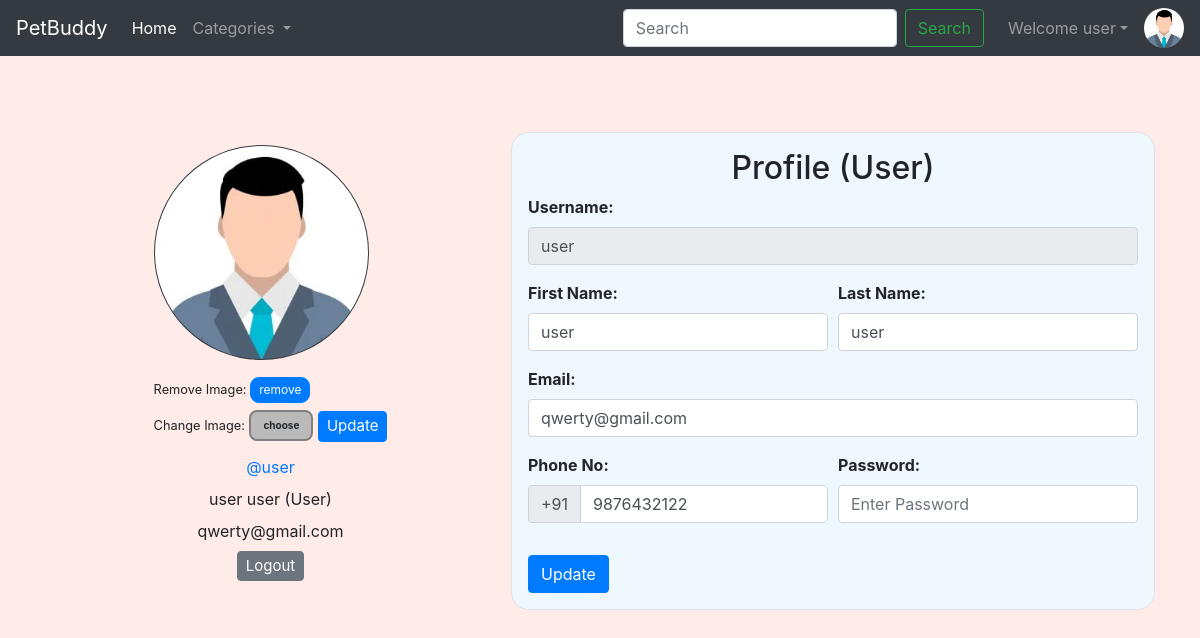
Screenshot of /viewProfile.php (signed in) with the database file from the repository.
### tables this page shows
CREATE TABLE `sitedetail` (
  `tempId` int(11) NOT NULL,
  `systemName` varchar(50) DEFAULT NULL,
  `email` varchar(35) NOT NULL,
  `contact1` bigint(21) NOT NULL,
  `contact2` bigint(21) DEFAULT NULL COMMENT 'Optional',
  `address` text NOT NULL,
  `dateTime` datetime NOT NULL DEFAULT current_timestamp()
);

CREATE TABLE `users` (
  `id` int(21) NOT NULL,
  `username` varchar(21) NOT NULL,
  `firstName` varchar(21) NOT NULL,
  `lastName` varchar(21) NOT NULL,
  `email` varchar(35) NOT NULL,
  `phone` bigint(20) NOT NULL,
  `userType` enum('0','1') NOT NULL DEFAULT '0' COMMENT '0=user\r\n1=admin',
  `password` varchar(255) NOT NULL,
  `joinDate` datetime NOT NULL DEFAULT current_timestamp()
);

### viewProfile.php (the view, shortened to what this page needs)
<!DOCTYPE HTML>
<html lang="en">
<head>
    <link rel="stylesheet" href="https://stackpath.bootstrapcdn.com/bootstrap/4.2.1/css/bootstrap.min.css">
    <link rel="stylesheet" href="https://stackpath.bootstrapcdn.com/bootstrap/4.3.1/css/bootstrap.min.css">
    <link rel="stylesheet" href="https://use.fontawesome.com/releases/v5.7.2/css/all.css">
</head>
<body>
    <?php include 'partials/_dbconnect.php';?>
    <?php require 'partials/_nav.php' ?>
    <?php
        if($loggedin) {
    ?>
    <div class="container">
        <?php
            $sql = "SELECT * FROM users WHERE id='$userId'";
            $result = mysqli_query($conn, $sql);
            $row=mysqli_fetch_assoc($result);
            $username = $row['username'];
            $firstName = $row['firstName'];
            $lastName = $row['lastName'];
            $email = $row['email'];
            $phone = $row['phone'];
            $userType = $row['userType'];
            if($userType == 0) {
                $userType = "User";
            }
            else {
                $userType = "Admin";
            }
        ?>
        <div class="row align-items-center mr-0">
            <div class=" p-3 mb-3" style="display: flex;justify-content: center;width: 28%;border-radius: 50px;margin: 0 auto;">
                <div class="user-info">
                    <img class="rounded-circle mb-3 bg-dark" src="img/person-<?php echo $userId; ?>.jpg" onError="this.src = 'img/profilePic.jpg'" style="width:215px;height:215px;padding:1px;">
                    <form action="partials/_manageProfile.php" method="POST">
                        <small>Remove Image: </small><button type="submit" class="btn btn-primary" name="removeProfilePic" style="font-size: 12px;padding: 3px 8px;border-radius: 9px;">remove</button>
                    </form>
                    <form action="partials/_manageProfile.php" method="POST" enctype="multipart/form-data" style="margin-top: 7px;">
                        <div class="upload-btn-wrapper">
                            <small>Change Image:</small>
                            <button class="btn upload">choose</button>
                        </div>
                        <button type="submit" name="updateProfilePic" class="btn btn-primary" style="margin-top: -20px;font-size: 15px;padding: 3px 8px;">Update</button>
                    </form>
                    <ul class="meta list list-unstyled" style="text-align:center;">
                        <li class="username my-2"><a href="viewProfile.php">@<?php echo $username ?></a></li>
                        <li class="name"><?php echo $firstName." ".$lastName; ?>
                            <label class="label label-info">(<?php echo $userType ?>)</label>
                        </li>
                        <li class="email"><?php echo $email ?></li>
                        <li class="my-2"><a href="partials/_logout.php"><button class="btn btn-secondary" style="font-size: 15px;padding: 3px 8px;">Logout</button></a></li>
                    </ul>
                </div>
            </div>
            <div class="content-panel mb-3" style="display: flex;justify-content: center;">
                <div class="border p-3" style="border: 2px solid rgba(0, 0, 0, 0.1);border-radius: 1.1rem;background-color: aliceblue;">
                    <h2 class="title text-center">Profile<span class="pro-label label label-warning"> (<?php echo $userType ?>)</span></h2>
                    <form action="partials/_manageProfile.php" method="post">
                        <div class="form-group">
                            <b><label for="username">Username:</label></b>
                            <input class="form-control" id="username" name="username" type="text" disabled value="<?php echo $username ?>">
                        </div>
                        <div class="form-row">
                        <div class="form-group col-md-6">
                            <b><label for="firstName">First Name:</label></b>
                            <input type="text" class="form-control" id="firstName" name="firstName" placeholder="First Name" required value="<?php echo $firstName ?>">
                        </div>
                        <div class="form-group col-md-6">
                            <b><label for="lastName">Last Name:</label></b>
                            <input type="text" class="form-control" id="lastName" name="lastName" placeholder="Last name" required value="<?php echo $lastName ?>">
                        </div>
                        </div>
                        <div class="form-group">
                            <b><label for="email">Email:</label></b>
                            <input type="email" class="form-control" id="email" name="email" placeholder="Enter Your Email" required value="<?php echo $email ?>">
                        </div>
                        <div class="form-row">
                            <div class="form-group  col-md-6">
                                <b><label for="phone">Phone No:</label></b>
                                <div class="input-group mb-3">
                                    <div class="input-group-prepend">
                                        <span class="input-group-text" id="basic-addon">+91</span>
                                    </div>
                                    <input type="tel" class="form-control" id="phone" name="phone" placeholder="Enter Your Phone Number" required pattern="[0-9]{10}" maxlength="10" value="<?php echo $phone ?>">
                                </div>
                            </div>
                            <div class="form-group  col-md-6">
                                <b><label for="password">Password:</label></b>
                                <input class="form-control" id="password" name="password" placeholder="Enter Password" type="password" required minlength="4" maxlength="21" data-toggle="password">
                            </div>
                        </div>
                        <button type="submit" name="updateProfileDetail" class="btn btn-primary">Update</button>
                    </form>
                </div>
            </div>
        </div>
    </div>
    <?php
        }
    ?>
</body>
</html>

### partials/_nav.php (shortened to what this page needs)
<?php
if(isset($_SESSION['loggedin']) && $_SESSION['loggedin']==true){
  $loggedin= true;
  $userId = $_SESSION['userId'];
  $username = $_SESSION['username'];
}
else{
  $loggedin = false;
  $userId = 0;
}
$sql = "SELECT * FROM `sitedetail`";
$result = mysqli_query($conn, $sql);
$row = mysqli_fetch_assoc($result);
$systemName = $row['systemName'];
echo '<nav class="navbar navbar-expand-lg navbar-dark bg-dark">
      <a class="navbar-brand" href="index.php">'.$systemName.'</a>
      <button class="navbar-toggler bg-dark" type="button" data-toggle="collapse" data-target="#navbarSupportedContent" aria-controls="navbarSupportedContent" aria-expanded="false" aria-label="Toggle navigation">
        <span class="navbar-toggler-icon"></span>
      </button>
      <div class="collapse navbar-collapse" id="navbarSupportedContent">
        <ul class="navbar-nav mr-auto">
          <li class="nav-item active">
            <a class="nav-link" href="index.php">Home <span class="sr-only">(current)</span></a>
          </li>
          <li class="nav-item dropdown">
            <a class="nav-link dropdown-toggle" href="#" id="navbarDropdown" role="button" data-toggle="dropdown" aria-haspopup="true" aria-expanded="false">
              Categories
            </a>
            <div class="dropdown-menu" aria-labelledby="navbarDropdown">';
            echo '</div>
          </li>
        <!--   <li class="nav-item">
            <a class="nav-link" href="viewOrder.php">Your Orders</a>
          </li>
         <li class="nav-item">
            <a class="nav-link" href="about.php">About Us</a>
          </li>
          <li class="nav-item">
            <a class="nav-link" href="contact.php">Contact Us</a>
          </li>-->
        </ul>
        <form method="get" action="/OnlineOrdering/search.php" class="form-inline my-2 my-lg-0 mx-3">
          <input class="form-control mr-sm-2" type="search" name="search" id="search" placeholder="Search" aria-label="Search" required>
          <button class="btn btn-outline-success my-2 my-sm-0" type="submit">Search</button>
        </form>';
        if($loggedin){
          echo '<ul class="navbar-nav mr-2">
            <li class="nav-item dropdown">
              <a class="nav-link dropdown-toggle" href="#" id="navbarDropdown" role="button" data-toggle="dropdown"> Welcome ' .$username. '</a>
              <div class="dropdown-menu" aria-labelledby="navbarDropdown">
                <a class="dropdown-item" href="partials/_logout.php">Logout</a>
              </div>
            </li>
          </ul>
          <div class="text-center image-size-small position-relative">
            <a href="viewProfile.php"><img src="img/person-' .$userId. '.jpg" class="rounded-circle" onError="this.src = \'img/profilePic.jpg\'" style="width:40px; height:40px"></a>
          </div>';
        }
        else {
          echo '
          <button type="button" class="btn btn-success mx-2"  data-toggle="modal" data-target="#loginModal">Login</button>
          <button type="button" class="btn btn-success mx-2"  data-toggle="modal" data-target="#signupModal">SignUp</button>';
        }
  echo '</div>
    </nav>';
?>

### viewProfile.php (style rules this page uses)
body { height: 100%; display: flex; justify-content: center; flex-direction: column; background-color: #ffebe7 !important; }
.row { display:flex; flex-direction: row; flex-wrap: wrap; justify-content: space-evenly; margin-top: 1vw; }
.row { margin-right: 150px; margin-top: 73px; }
.upload-btn-wrapper { position: relative; overflow: hidden; display: inline-block; }
button.btn.upload { border: 2px solid gray; background-color: #bababa; border-radius: 8px; font-size: 10px; font-weight: bold; }

### rows the page displays
sitedetail: systemName "PetBuddy"
users: username "user", firstName "user", lastName "user", userType "User", email "qwerty@gmail.com", phone "9876432122"

### other values shown
$username "user"
